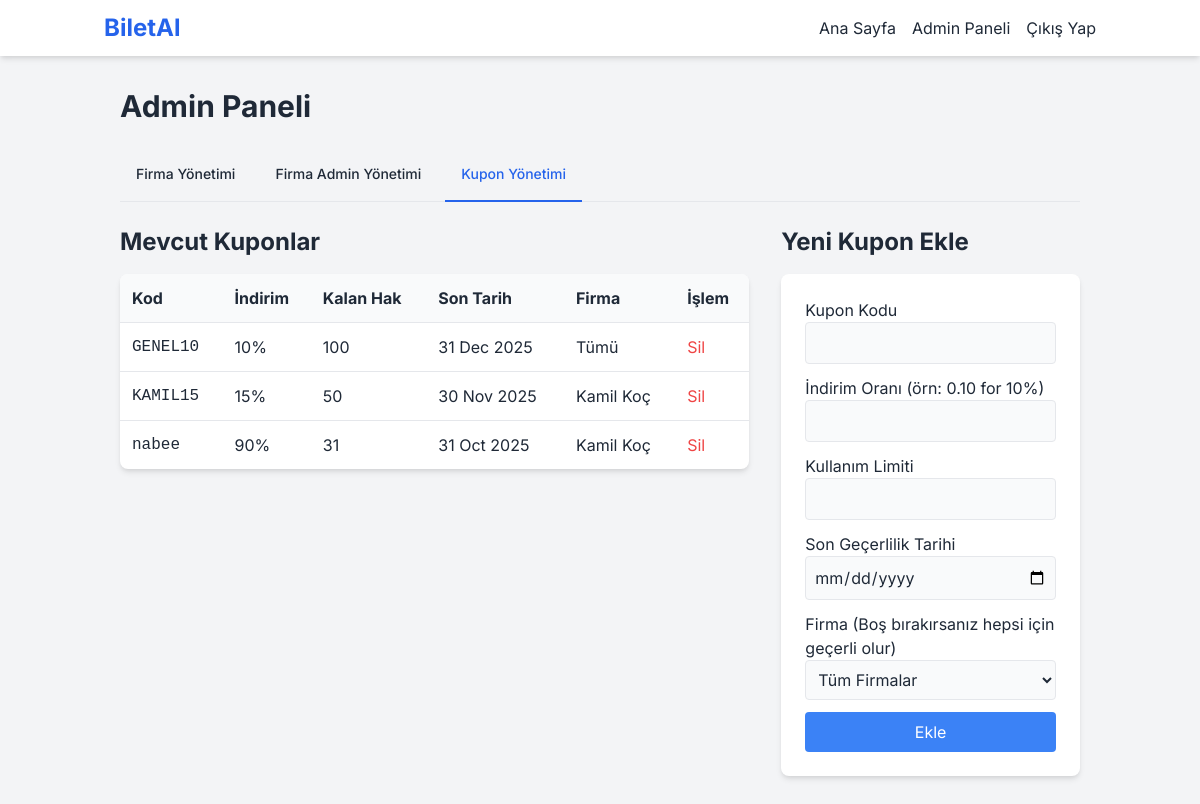
/admin/index.php?tab=coupons (signed in), run on an earlier commit of the app's database.
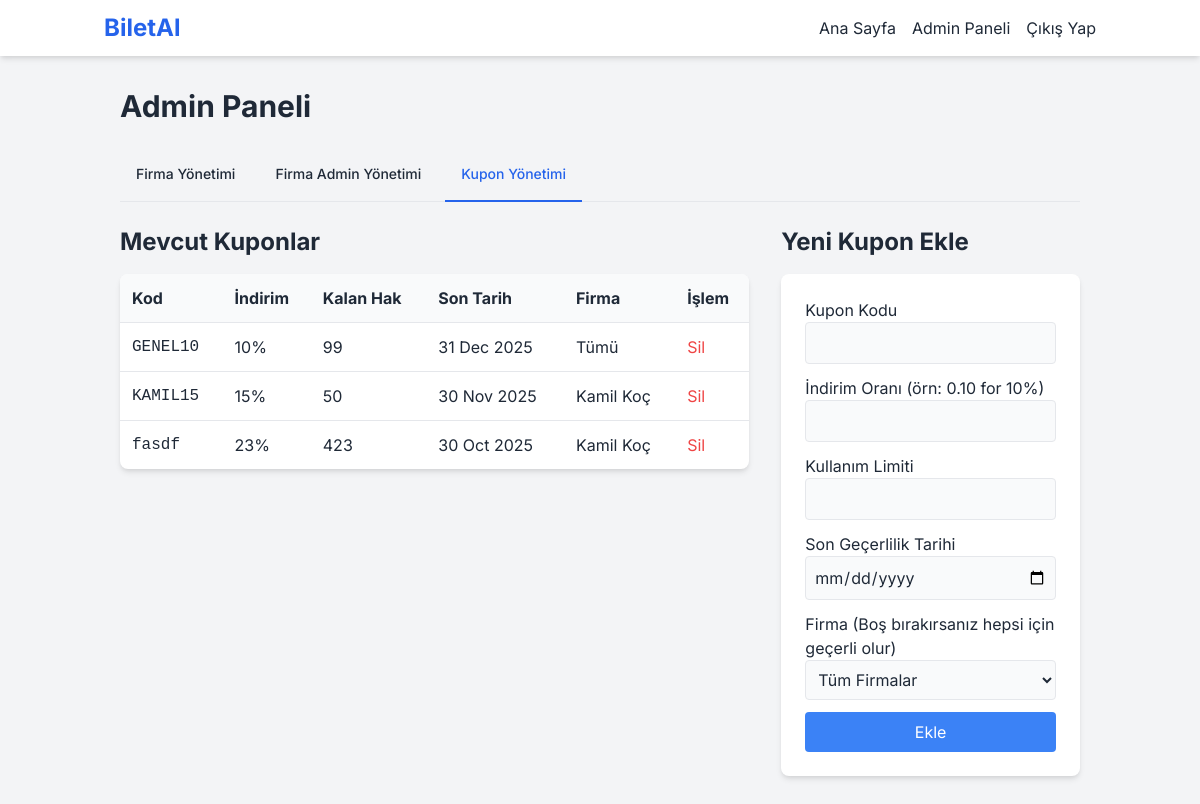
And on a later commit of the database.
### tables this page shows
CREATE TABLE coupons (
                id INTEGER PRIMARY KEY AUTOINCREMENT, code TEXT NOT NULL UNIQUE, discount_rate REAL NOT NULL,
                usage_limit INTEGER NOT NULL, expiry_date TEXT NOT NULL, company_id INTEGER,
                FOREIGN KEY (company_id) REFERENCES companies(id) ON DELETE SET NULL
            );

CREATE TABLE companies (id INTEGER PRIMARY KEY AUTOINCREMENT, name TEXT NOT NULL UNIQUE, created_at TEXT DEFAULT CURRENT_TIMESTAMP);

### admin/index.php (the view, shortened to what the changed rows need)
<?php
require_once '../config.php';
$tab = $_GET['tab'] ?? 'companies';
include '../header.php';
?>
 <h1 class="text-3xl font-bold mb-6">Admin Paneli</h1>
<?php if ($tab === 'companies'):
    $companies = $pdo->query("SELECT * FROM companies ORDER BY name")->fetchAll();
?>
<div class="grid grid-cols-1 md:grid-cols-3 gap-8">
    <div class="md:col-span-2">
         <h2 class="text-2xl font-bold mb-4">Mevcut Firmalar</h2>
        <div class="bg-white rounded-lg shadow-md overflow-x-auto"><table class="w-full text-left"><thead class="bg-gray-50"><tr><th class="p-3">ID</th><th class="p-3">Firma Adı</th></tr></thead>
           <tbody>
               <?php foreach($companies as $company): ?>
               <tr class="border-t"><td class="p-3"><?php echo $company['id']; ?></td><td class="p-3"><?php echo htmlspecialchars($company['name']); ?></td></tr>
               <?php endforeach; ?>
           </tbody></table></div>
    </div>
    <div>
         <h2 class="text-2xl font-bold mb-4">Yeni Firma Ekle</h2>
         <div class="bg-white rounded-lg shadow-md p-6">
            <form action="index.php?tab=companies&action=add_company" method="POST">
                <div class="mb-3"><label class="block">Firma Adı</label><input type="text" name="name" required class="w-full p-2 border rounded bg-gray-50"></div>
                <button type="submit" class="w-full bg-blue-500 text-white p-2 rounded hover:bg-blue-600">Ekle</button>
            </form>
         </div>
    </div>
</div>
<?php elseif ($tab === 'coupons'):
    $coupons = $pdo->query("SELECT co.*, c.name as company_name FROM coupons co LEFT JOIN companies c ON co.company_id = c.id ORDER BY co.expiry_date DESC")->fetchAll();
?>
<div class="grid grid-cols-1 md:grid-cols-3 gap-8">
    <div class="md:col-span-2">
         <h2 class="text-2xl font-bold mb-4">Mevcut Kuponlar</h2>
         <div class="bg-white rounded-lg shadow-md overflow-x-auto"><table class="w-full text-left"><thead class="bg-gray-50"><tr><th class="p-3">Kod</th><th class="p-3">İndirim</th><th class="p-3">Kalan Hak</th><th class="p-3">Son Tarih</th><th class="p-3">Firma</th><th class="p-3">İşlem</th></tr></thead>
           <tbody>
               <?php foreach($coupons as $coupon): ?>
               <tr class="border-t"><td class="p-3 font-mono"><?php echo htmlspecialchars($coupon['code']); ?></td><td class="p-3"><?php echo ($coupon['discount_rate'] * 100); ?>%</td><td class="p-3"><?php echo $coupon['usage_limit']; ?></td><td class="p-3"><?php echo date('d M Y', strtotime($coupon['expiry_date'])); ?></td><td class="p-3"><?php echo $coupon['company_name'] ?? 'Tümü'; ?></td>
               <td class="p-3">
                   <form action="index.php?tab=coupons&action=delete_coupon" method="POST" onsubmit="return confirm('Bu kuponu silmek istediğinize emin misiniz?');">
                       <button type="submit" class="text-red-500 hover:underline">Sil</button>
                   </form>
               </td></tr>
               <?php endforeach; ?>
           </tbody></table></div>
    </div>
    <div>
         <h2 class="text-2xl font-bold mb-4">Yeni Kupon Ekle</h2>
    </div>
</div>
<?php endif; ?>
<?php
include '../footer.php';
?>

What changed in the data, as far as the page shows it:
removed coupons: code "nabee", $coupon['discount_rate']*100 "90", usage_limit "31", expiry_date "31 Oct 2025", company.name "Kamil Koç"
changed coupons "GENEL10": usage_limit "100" → "99"
added coupons: code "fasdf", $coupon['discount_rate']*100 "23", usage_limit "423", expiry_date "30 Oct 2025", company.name "Kamil Koç"
